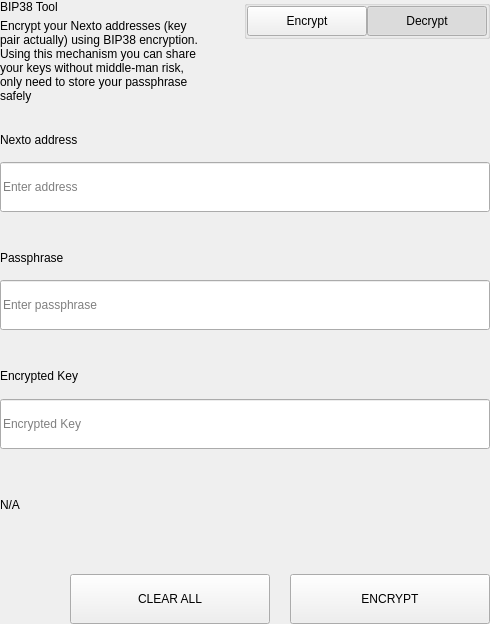
<?xml version="1.0" encoding="UTF-8"?>
<ui version="4.0">
 <class>SettingsMubToolWidget</class>
 <widget class="QWidget" name="SettingsMubToolWidget">
  <property name="geometry">
   <rect>
    <x>0</x>
    <y>0</y>
    <width>490</width>
    <height>624</height>
   </rect>
  </property>
  <property name="windowTitle">
   <string notr="true">N/A</string>
  </property>
  <layout class="QVBoxLayout" name="verticalLayout">
   <property name="spacing">
    <number>0</number>
   </property>
   <property name="leftMargin">
    <number>0</number>
   </property>
   <property name="topMargin">
    <number>0</number>
   </property>
   <property name="rightMargin">
    <number>0</number>
   </property>
   <property name="bottomMargin">
    <number>0</number>
   </property>
   <item>
    <widget class="QWidget" name="left" native="true">
     <layout class="QVBoxLayout" name="verticalLayout_3">
      <property name="leftMargin">
       <number>0</number>
      </property>
      <property name="topMargin">
       <number>0</number>
      </property>
      <property name="rightMargin">
       <number>0</number>
      </property>
      <property name="bottomMargin">
       <number>0</number>
      </property>
      <item>
       <layout class="QVBoxLayout" name="verticalLayout_2">
        <property name="spacing">
         <number>0</number>
        </property>
        <item>
         <layout class="QHBoxLayout" name="horizontalLayout_3" stretch="3,1">
          <property name="spacing">
           <number>40</number>
          </property>
          <item>
           <layout class="QVBoxLayout" name="verticalLayoutTitle">
            <property name="spacing">
             <number>5</number>
            </property>
            <item>
             <widget class="QLabel" name="labelTitle">
              <property name="text">
               <string>BIP38 Tool</string>
              </property>
             </widget>
            </item>
            <item>
             <widget class="QLabel" name="labelSubtitle1">
              <property name="text">
               <string>Encrypt your Nexto addresses (key pair actually) using BIP38 encryption.
Using this mechanism you can share your keys without middle-man risk, only need to store your passphrase safely</string>
              </property>
              <property name="wordWrap">
               <bool>true</bool>
              </property>
             </widget>
            </item>
           </layout>
          </item>
          <item alignment="Qt::AlignTop">
           <widget class="QGroupBox" name="groupBox">
            <property name="title">
             <string/>
            </property>
            <property name="alignment">
             <set>Qt::AlignLeading|Qt::AlignLeft|Qt::AlignTop</set>
            </property>
            <layout class="QHBoxLayout" name="horizontalLayout_4">
             <property name="spacing">
              <number>0</number>
             </property>
             <property name="leftMargin">
              <number>0</number>
             </property>
             <property name="topMargin">
              <number>0</number>
             </property>
             <property name="rightMargin">
              <number>0</number>
             </property>
             <property name="bottomMargin">
              <number>0</number>
             </property>
             <item>
              <spacer name="horizontalSpacer">
               <property name="orientation">
                <enum>Qt::Horizontal</enum>
               </property>
               <property name="sizeHint" stdset="0">
                <size>
                 <width>40</width>
                 <height>20</height>
                </size>
               </property>
              </spacer>
             </item>
             <item>
              <widget class="QPushButton" name="pushLeft">
               <property name="minimumSize">
                <size>
                 <width>120</width>
                 <height>30</height>
                </size>
               </property>
               <property name="maximumSize">
                <size>
                 <width>120</width>
                 <height>30</height>
                </size>
               </property>
               <property name="focusPolicy">
                <enum>Qt::NoFocus</enum>
               </property>
               <property name="text">
                <string>Encrypt</string>
               </property>
               <property name="checkable">
                <bool>true</bool>
               </property>
               <property name="autoExclusive">
                <bool>true</bool>
               </property>
              </widget>
             </item>
             <item>
              <widget class="QPushButton" name="pushRight">
               <property name="minimumSize">
                <size>
                 <width>120</width>
                 <height>30</height>
                </size>
               </property>
               <property name="maximumSize">
                <size>
                 <width>120</width>
                 <height>30</height>
                </size>
               </property>
               <property name="focusPolicy">
                <enum>Qt::NoFocus</enum>
               </property>
               <property name="text">
                <string>Decrypt</string>
               </property>
               <property name="checkable">
                <bool>true</bool>
               </property>
               <property name="checked">
                <bool>true</bool>
               </property>
               <property name="autoExclusive">
                <bool>true</bool>
               </property>
              </widget>
             </item>
            </layout>
           </widget>
          </item>
         </layout>
        </item>
        <item>
         <widget class="QStackedWidget" name="stackedWidget">
          <property name="currentIndex">
           <number>1</number>
          </property>
          <widget class="QWidget" name="pageDecrypt">
           <layout class="QVBoxLayout" name="verticalLayout_5">
            <property name="spacing">
             <number>0</number>
            </property>
            <property name="leftMargin">
             <number>0</number>
            </property>
            <property name="topMargin">
             <number>0</number>
            </property>
            <property name="rightMargin">
             <number>0</number>
            </property>
            <property name="bottomMargin">
             <number>0</number>
            </property>
            <item>
             <widget class="QWidget" name="widget" native="true">
              <property name="minimumSize">
               <size>
                <width>0</width>
                <height>100</height>
               </size>
              </property>
              <layout class="QVBoxLayout" name="verticalLayout_4">
               <property name="spacing">
                <number>0</number>
               </property>
               <property name="leftMargin">
                <number>0</number>
               </property>
               <property name="topMargin">
                <number>0</number>
               </property>
               <property name="rightMargin">
                <number>0</number>
               </property>
               <property name="bottomMargin">
                <number>0</number>
               </property>
               <item>
                <spacer name="verticalSpacer_2">
                 <property name="orientation">
                  <enum>Qt::Vertical</enum>
                 </property>
                 <property name="sizeType">
                  <enum>QSizePolicy::Fixed</enum>
                 </property>
                 <property name="sizeHint" stdset="0">
                  <size>
                   <width>20</width>
                   <height>20</height>
                  </size>
                 </property>
                </spacer>
               </item>
               <item>
                <layout class="QHBoxLayout" name="horizontalLayout_6" stretch="2">
                 <property name="spacing">
                  <number>0</number>
                 </property>
                 <item>
                  <layout class="QVBoxLayout" name="verticalLayout_7">
                   <property name="spacing">
                    <number>9</number>
                   </property>
                   <item>
                    <widget class="QLabel" name="labelSubtitleKey">
                     <property name="minimumSize">
                      <size>
                       <width>0</width>
                       <height>20</height>
                      </size>
                     </property>
                     <property name="maximumSize">
                      <size>
                       <width>16777215</width>
                       <height>20</height>
                      </size>
                     </property>
                     <property name="text">
                      <string>Encrypted key</string>
                     </property>
                    </widget>
                   </item>
                   <item>
                    <widget class="QLineEdit" name="lineEditKey">
                     <property name="minimumSize">
                      <size>
                       <width>0</width>
                       <height>50</height>
                      </size>
                     </property>
                     <property name="maximumSize">
                      <size>
                       <width>16777215</width>
                       <height>50</height>
                      </size>
                     </property>
                     <property name="placeholderText">
                      <string>Enter a encrypted key</string>
                     </property>
                    </widget>
                   </item>
                  </layout>
                 </item>
                </layout>
               </item>
               <item>
                <spacer name="verticalSpacer_3">
                 <property name="orientation">
                  <enum>Qt::Vertical</enum>
                 </property>
                 <property name="sizeType">
                  <enum>QSizePolicy::Fixed</enum>
                 </property>
                 <property name="sizeHint" stdset="0">
                  <size>
                   <width>20</width>
                   <height>20</height>
                  </size>
                 </property>
                </spacer>
               </item>
               <item>
                <layout class="QVBoxLayout" name="verticalLayout_9">
                 <property name="spacing">
                  <number>9</number>
                 </property>
                 <item>
                  <widget class="QLabel" name="labelSubtitlePassphrase">
                   <property name="maximumSize">
                    <size>
                     <width>16777215</width>
                     <height>20</height>
                    </size>
                   </property>
                   <property name="text">
                    <string>Passphrase</string>
                   </property>
                  </widget>
                 </item>
                 <item>
                  <widget class="QLineEdit" name="lineEditPassphrase">
                   <property name="minimumSize">
                    <size>
                     <width>0</width>
                     <height>50</height>
                    </size>
                   </property>
                   <property name="maximumSize">
                    <size>
                     <width>16777215</width>
                     <height>50</height>
                    </size>
                   </property>
                   <property name="placeholderText">
                    <string>Enter a passphrase</string>
                   </property>
                  </widget>
                 </item>
                </layout>
               </item>
               <item>
                <spacer name="verticalSpacer_4">
                 <property name="orientation">
                  <enum>Qt::Vertical</enum>
                 </property>
                 <property name="sizeType">
                  <enum>QSizePolicy::Fixed</enum>
                 </property>
                 <property name="sizeHint" stdset="0">
                  <size>
                   <width>20</width>
                   <height>20</height>
                  </size>
                 </property>
                </spacer>
               </item>
               <item>
                <widget class="QWidget" name="widget_3" native="true">
                 <property name="sizePolicy">
                  <sizepolicy hsizetype="Preferred" vsizetype="Fixed">
                   <horstretch>0</horstretch>
                   <verstretch>0</verstretch>
                  </sizepolicy>
                 </property>
                 <layout class="QVBoxLayout" name="verticalLayout_10">
                  <property name="spacing">
                   <number>9</number>
                  </property>
                  <property name="leftMargin">
                   <number>0</number>
                  </property>
                  <property name="topMargin">
                   <number>0</number>
                  </property>
                  <property name="rightMargin">
                   <number>0</number>
                  </property>
                  <property name="bottomMargin">
                   <number>0</number>
                  </property>
                  <item>
                   <widget class="QLabel" name="labelSubtitleDecryptResult">
                    <property name="minimumSize">
                     <size>
                      <width>0</width>
                      <height>20</height>
                     </size>
                    </property>
                    <property name="maximumSize">
                     <size>
                      <width>16777215</width>
                      <height>20</height>
                     </size>
                    </property>
                    <property name="text">
                     <string>Decrypted address result</string>
                    </property>
                   </widget>
                  </item>
                  <item>
                   <widget class="QWidget" name="widget_4" native="true">
                    <layout class="QHBoxLayout" name="horizontalLayout" stretch="6,0,1">
                     <property name="spacing">
                      <number>0</number>
                     </property>
                     <property name="leftMargin">
                      <number>0</number>
                     </property>
                     <property name="topMargin">
                      <number>0</number>
                     </property>
                     <property name="rightMargin">
                      <number>0</number>
                     </property>
                     <property name="bottomMargin">
                      <number>0</number>
                     </property>
                     <item alignment="Qt::AlignVCenter">
                      <widget class="QLineEdit" name="lineEditDecryptResult">
                       <property name="minimumSize">
                        <size>
                         <width>0</width>
                         <height>50</height>
                        </size>
                       </property>
                       <property name="maximumSize">
                        <size>
                         <width>16777215</width>
                         <height>50</height>
                        </size>
                       </property>
                       <property name="placeholderText">
                        <string>Decrypted Address</string>
                       </property>
                      </widget>
                     </item>
                     <item>
                      <spacer name="horizontalSpacer_4">
                       <property name="orientation">
                        <enum>Qt::Horizontal</enum>
                       </property>
                       <property name="sizeType">
                        <enum>QSizePolicy::Fixed</enum>
                       </property>
                       <property name="sizeHint" stdset="0">
                        <size>
                         <width>20</width>
                         <height>50</height>
                        </size>
                       </property>
                      </spacer>
                     </item>
                     <item>
                      <widget class="QPushButton" name="pushButtonImport">
                       <property name="minimumSize">
                        <size>
                         <width>140</width>
                         <height>40</height>
                        </size>
                       </property>
                       <property name="text">
                        <string>Import Address</string>
                       </property>
                      </widget>
                     </item>
                    </layout>
                   </widget>
                  </item>
                 </layout>
                </widget>
               </item>
               <item>
                <widget class="QLabel" name="statusLabel_DEC">
                 <property name="maximumSize">
                  <size>
                   <width>16777215</width>
                   <height>40</height>
                  </size>
                 </property>
                 <property name="text">
                  <string/>
                 </property>
                </widget>
               </item>
               <item>
                <spacer name="verticalSpacer">
                 <property name="orientation">
                  <enum>Qt::Vertical</enum>
                 </property>
                 <property name="sizeType">
                  <enum>QSizePolicy::Preferred</enum>
                 </property>
                 <property name="sizeHint" stdset="0">
                  <size>
                   <width>20</width>
                   <height>20</height>
                  </size>
                 </property>
                </spacer>
               </item>
               <item>
                <layout class="QHBoxLayout" name="horizontalLayout_7">
                 <property name="spacing">
                  <number>0</number>
                 </property>
                 <item>
                  <spacer name="horizontalSpacer_5">
                   <property name="orientation">
                    <enum>Qt::Horizontal</enum>
                   </property>
                   <property name="sizeType">
                    <enum>QSizePolicy::Expanding</enum>
                   </property>
                   <property name="sizeHint" stdset="0">
                    <size>
                     <width>40</width>
                     <height>20</height>
                    </size>
                   </property>
                  </spacer>
                 </item>
                 <item>
                  <widget class="QPushButton" name="pushButtonDecryptClear">
                   <property name="minimumSize">
                    <size>
                     <width>200</width>
                     <height>50</height>
                    </size>
                   </property>
                   <property name="maximumSize">
                    <size>
                     <width>200</width>
                     <height>50</height>
                    </size>
                   </property>
                   <property name="text">
                    <string>CLEAR</string>
                   </property>
                  </widget>
                 </item>
                 <item>
                  <spacer name="horizontalSpacer_3">
                   <property name="orientation">
                    <enum>Qt::Horizontal</enum>
                   </property>
                   <property name="sizeType">
                    <enum>QSizePolicy::Fixed</enum>
                   </property>
                   <property name="sizeHint" stdset="0">
                    <size>
                     <width>20</width>
                     <height>20</height>
                    </size>
                   </property>
                  </spacer>
                 </item>
                 <item>
                  <widget class="QPushButton" name="pushButtonDecrypt">
                   <property name="minimumSize">
                    <size>
                     <width>200</width>
                     <height>50</height>
                    </size>
                   </property>
                   <property name="maximumSize">
                    <size>
                     <width>200</width>
                     <height>50</height>
                    </size>
                   </property>
                   <property name="text">
                    <string>DECRYPT KEY</string>
                   </property>
                  </widget>
                 </item>
                </layout>
               </item>
              </layout>
             </widget>
            </item>
           </layout>
          </widget>
          <widget class="QWidget" name="pageEncrypt">
           <layout class="QVBoxLayout" name="verticalLayout_11">
            <property name="spacing">
             <number>0</number>
            </property>
            <property name="leftMargin">
             <number>0</number>
            </property>
            <property name="topMargin">
             <number>0</number>
            </property>
            <property name="rightMargin">
             <number>0</number>
            </property>
            <property name="bottomMargin">
             <number>0</number>
            </property>
            <item>
             <spacer name="verticalSpacer_8">
              <property name="orientation">
               <enum>Qt::Vertical</enum>
              </property>
              <property name="sizeType">
               <enum>QSizePolicy::Fixed</enum>
              </property>
              <property name="sizeHint" stdset="0">
               <size>
                <width>20</width>
                <height>20</height>
               </size>
              </property>
             </spacer>
            </item>
            <item>
             <widget class="QWidget" name="containerAddressEnc" native="true">
              <layout class="QVBoxLayout" name="containerAddressEncLayout">
               <property name="spacing">
                <number>5</number>
               </property>
               <property name="leftMargin">
                <number>0</number>
               </property>
               <property name="topMargin">
                <number>0</number>
               </property>
               <property name="rightMargin">
                <number>0</number>
               </property>
               <property name="bottomMargin">
                <number>0</number>
               </property>
               <item>
                <widget class="QLabel" name="labelSubtitleAddress">
                 <property name="minimumSize">
                  <size>
                   <width>0</width>
                   <height>20</height>
                  </size>
                 </property>
                 <property name="maximumSize">
                  <size>
                   <width>16777215</width>
                   <height>20</height>
                  </size>
                 </property>
                 <property name="text">
                  <string>Nexto address</string>
                 </property>
                </widget>
               </item>
               <item>
                <widget class="QLineEdit" name="addressIn_ENC">
                 <property name="minimumSize">
                  <size>
                   <width>0</width>
                   <height>50</height>
                  </size>
                 </property>
                 <property name="placeholderText">
                  <string>Enter address</string>
                 </property>
                </widget>
               </item>
              </layout>
             </widget>
            </item>
            <item>
             <spacer name="verticalSpacer_6">
              <property name="orientation">
               <enum>Qt::Vertical</enum>
              </property>
              <property name="sizeType">
               <enum>QSizePolicy::Fixed</enum>
              </property>
              <property name="sizeHint" stdset="0">
               <size>
                <width>20</width>
                <height>20</height>
               </size>
              </property>
             </spacer>
            </item>
            <item>
             <widget class="QWidget" name="containerAddress" native="true">
              <layout class="QHBoxLayout" name="horizontalLayout_9" stretch="2">
               <property name="spacing">
                <number>0</number>
               </property>
               <property name="leftMargin">
                <number>0</number>
               </property>
               <property name="topMargin">
                <number>0</number>
               </property>
               <property name="rightMargin">
                <number>0</number>
               </property>
               <property name="bottomMargin">
                <number>0</number>
               </property>
               <item>
                <layout class="QVBoxLayout" name="verticalLayout_8">
                 <property name="spacing">
                  <number>5</number>
                 </property>
                 <item>
                  <widget class="QLabel" name="labelSubtitleMessage">
                   <property name="minimumSize">
                    <size>
                     <width>0</width>
                     <height>20</height>
                    </size>
                   </property>
                   <property name="maximumSize">
                    <size>
                     <width>16777215</width>
                     <height>20</height>
                    </size>
                   </property>
                   <property name="text">
                    <string>Passphrase</string>
                   </property>
                  </widget>
                 </item>
                 <item>
                  <widget class="QLineEdit" name="passphraseIn_ENC">
                   <property name="minimumSize">
                    <size>
                     <width>0</width>
                     <height>50</height>
                    </size>
                   </property>
                   <property name="maximumSize">
                    <size>
                     <width>16777215</width>
                     <height>50</height>
                    </size>
                   </property>
                   <property name="placeholderText">
                    <string>Enter passphrase</string>
                   </property>
                  </widget>
                 </item>
                </layout>
               </item>
              </layout>
             </widget>
            </item>
            <item>
             <spacer name="verticalSpacer_7">
              <property name="orientation">
               <enum>Qt::Vertical</enum>
              </property>
              <property name="sizeType">
               <enum>QSizePolicy::Fixed</enum>
              </property>
              <property name="sizeHint" stdset="0">
               <size>
                <width>20</width>
                <height>20</height>
               </size>
              </property>
             </spacer>
            </item>
            <item>
             <widget class="QWidget" name="widget_2" native="true">
              <property name="minimumSize">
               <size>
                <width>0</width>
                <height>75</height>
               </size>
              </property>
              <property name="maximumSize">
               <size>
                <width>16777215</width>
                <height>16777215</height>
               </size>
              </property>
              <layout class="QVBoxLayout" name="verticalLayout_6">
               <property name="leftMargin">
                <number>0</number>
               </property>
               <property name="topMargin">
                <number>0</number>
               </property>
               <property name="rightMargin">
                <number>0</number>
               </property>
               <property name="bottomMargin">
                <number>0</number>
               </property>
               <item>
                <widget class="QLabel" name="labelSubtitleEncryptedKey">
                 <property name="minimumSize">
                  <size>
                   <width>0</width>
                   <height>20</height>
                  </size>
                 </property>
                 <property name="maximumSize">
                  <size>
                   <width>16777215</width>
                   <height>20</height>
                  </size>
                 </property>
                 <property name="text">
                  <string>Encrypted Key</string>
                 </property>
                </widget>
               </item>
               <item>
                <widget class="QLineEdit" name="encryptedKeyOut_ENC">
                 <property name="minimumSize">
                  <size>
                   <width>0</width>
                   <height>50</height>
                  </size>
                 </property>
                 <property name="placeholderText">
                  <string>Encrypted Key</string>
                 </property>
                </widget>
               </item>
              </layout>
             </widget>
            </item>
            <item>
             <widget class="QLabel" name="statusLabel_ENC">
              <property name="text">
               <string notr="true">N/A</string>
              </property>
             </widget>
            </item>
            <item>
             <spacer name="verticalSpacer_5">
              <property name="orientation">
               <enum>Qt::Vertical</enum>
              </property>
              <property name="sizeType">
               <enum>QSizePolicy::Fixed</enum>
              </property>
              <property name="sizeHint" stdset="0">
               <size>
                <width>20</width>
                <height>20</height>
               </size>
              </property>
             </spacer>
            </item>
            <item>
             <layout class="QHBoxLayout" name="horizontalLayout_8">
              <property name="spacing">
               <number>0</number>
              </property>
              <item>
               <spacer name="horizontalSpacer_6">
                <property name="orientation">
                 <enum>Qt::Horizontal</enum>
                </property>
                <property name="sizeType">
                 <enum>QSizePolicy::Expanding</enum>
                </property>
                <property name="sizeHint" stdset="0">
                 <size>
                  <width>40</width>
                  <height>20</height>
                 </size>
                </property>
               </spacer>
              </item>
              <item>
               <widget class="QPushButton" name="pushButtonClear">
                <property name="minimumSize">
                 <size>
                  <width>200</width>
                  <height>50</height>
                 </size>
                </property>
                <property name="focusPolicy">
                 <enum>Qt::NoFocus</enum>
                </property>
                <property name="text">
                 <string>CLEAR ALL</string>
                </property>
               </widget>
              </item>
              <item>
               <spacer name="horizontalSpacer_2">
                <property name="orientation">
                 <enum>Qt::Horizontal</enum>
                </property>
                <property name="sizeType">
                 <enum>QSizePolicy::Fixed</enum>
                </property>
                <property name="sizeHint" stdset="0">
                 <size>
                  <width>20</width>
                  <height>20</height>
                 </size>
                </property>
               </spacer>
              </item>
              <item>
               <widget class="QPushButton" name="pushButtonEncrypt">
                <property name="minimumSize">
                 <size>
                  <width>200</width>
                  <height>50</height>
                 </size>
                </property>
                <property name="maximumSize">
                 <size>
                  <width>200</width>
                  <height>50</height>
                 </size>
                </property>
                <property name="focusPolicy">
                 <enum>Qt::NoFocus</enum>
                </property>
                <property name="text">
                 <string>ENCRYPT</string>
                </property>
               </widget>
              </item>
             </layout>
            </item>
           </layout>
          </widget>
         </widget>
        </item>
       </layout>
      </item>
     </layout>
    </widget>
   </item>
  </layout>
 </widget>
 <resources/>
 <connections/>
</ui>
